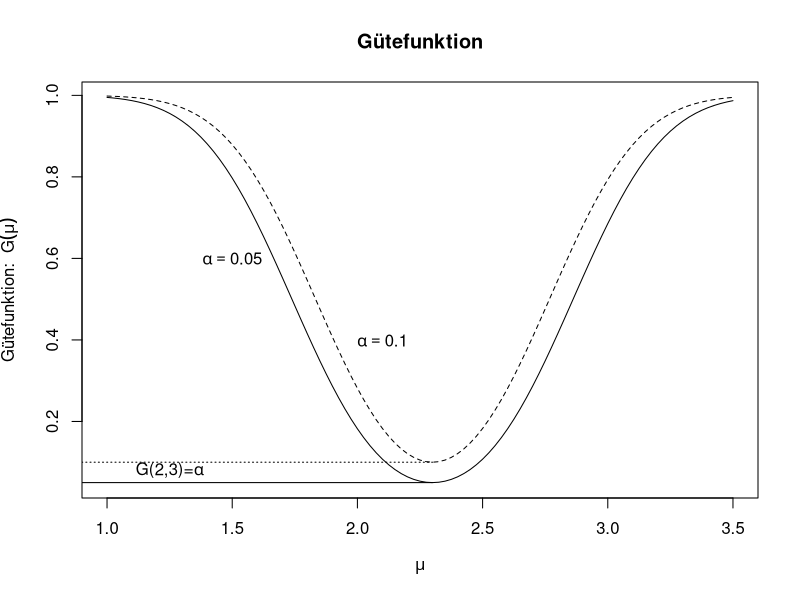

Source code (R):


##############################
#Bild Gütefunktion           #
#Abbildung 4.2 Gütefunktion  #
##############################
WertMu0<-2.3      #Erwartungswert in der Nullhypothese
WertSigma<-1.672	#Bekannte Standardabweichung
WertN<-36   	#Stichprobengr??e
Alpha1<-0.05	#Signifikanzniveau
U1<-qt(1-Alpha1/2,WertN-1) 	#Quantil
Lambda<- function(mu) sqrt(WertN)*(mu-WertMu0)/WertSigma #Erwartungswert von T

#Definition der Funktion G
Fehler1<- function(mu) 1-pt(U1,WertN-1,Lambda(mu))+pt(-U1,WertN-1,Lambda(mu))

#Zeichnung von G #Achsenbeschriftung mit griechischen Buchstaben, Info ?plotmath !!
curve(Fehler1,1,3.5,ylab=expression(paste("Gütefunktion:  ",G(mu))) , xlab=expression(mu))

#Wie oben mit einem zweiten Signifikanzniveau

Alpha2<-0.1
U2<-qt(1-Alpha2/2,WertN-1)
Fehler2<- function(mu) 1-( pt(U2,WertN-1,Lambda(mu))-pt(-U2,WertN-1,Lambda(mu)))

curve(Fehler2,1,3.5, add=TRUE, lty=2)	#F?ge Zweite Funktion 

text(1.50,0.6, expression( alpha==0.05))	#Beschriftung obere Funktion
text(2.1,0.4, expression( alpha==0.1))	#Beschriftung untere Funktion
segments(0,0.05,2.3,0.05)			#y=0.95
segments(0,0.10,2.3,0.10,lty=3)		#y=0.9
text(1.25,0.08, expression(paste("G(2,3)=",alpha)))	#Beschriftung der beiden oberen
title("Gütefunktion")

